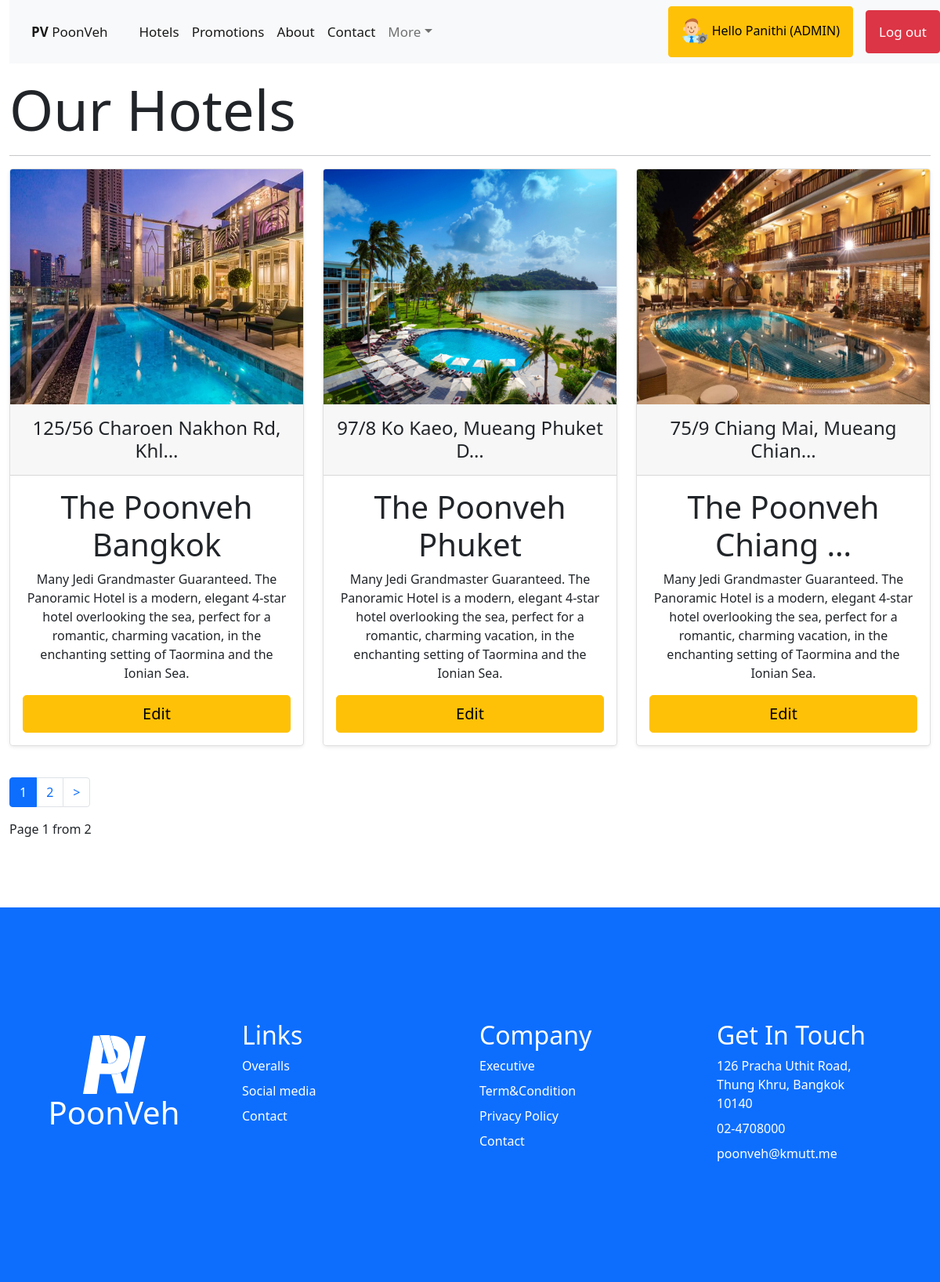
The app's page /hotels/ (signed in) with its own data.
### HotelApp/models.py (models this page shows, shortened)
class Member(models.Model):
    user=models.OneToOneField(User, on_delete=models.CASCADE, null=True, blank=True)
    Member_NIC=models.CharField(max_length=25, null=True, blank=True)
    Member_Tel=models.CharField(max_length=25, null=True, blank=True)
    Member_Point=models.IntegerField(default=0)
    Member_Address=models.TextField(null=True, blank=True)
    Member_Pic=models.ImageField(upload_to='profile', default='profile/default-user.jpg')
    class Meta:
        db_table='member'

class Staff(models.Model):
    member=models.OneToOneField(Member, on_delete=models.CASCADE, null=True, blank=True)
    hotel=models.ForeignKey(Hotel, on_delete=models.CASCADE, null=True, blank=True)
    POONVEH_ROLES=[('ADMIN', 'ADMIN'), ('MANAGER', 'MANAGER'), ('STAFF', 'STAFF')]
    Staff_Position=models.CharField(max_length=10, choices=POONVEH_ROLES, default='STAFF')
    Staff_Start=models.DateField(default=datetime.date.today)
    Staff_Level=models.PositiveSmallIntegerField(default=1)
    Staff_Status=models.BooleanField(default=1)
    class Meta:
        db_table='staff'

class Hotel(models.Model):
    Hotel_Name=models.CharField(max_length=50)
    Hotel_Address=models.TextField()
    Hotel_Detail=models.TextField()
    Hotel_Pic=models.ImageField(upload_to='hotel', default='hotel/default-location.png')
    def __str__(self):
        return "H"+str(self.id)
    class Meta:
        db_table='hotel'

### HotelApp/views.py (the view)
# urls.py: path('hotels/', Hotels, name='hotels-page'),
def Hotels(request):
    allhotel=Hotel.objects.all()   # SELECT * from Hotel
    hotel_per_page=3
    paginator=Paginator(allhotel, hotel_per_page)
    page=request.GET.get('page')   # localhost:800/?page=2
    allhotel=paginator.get_page(page)
    print('count:', len(allhotel))
    context={'AllHotel':allhotel}
    allrow=[]
    row=[]
    for i, p in enumerate(allhotel):
        if i%3 == 0:
            if i!= 0:
                allrow.append(row)
            row=[]
            row.append(p)
        else:
            row.append(p)
    if len(row) != 0:
        allrow.append(row)
    context['AllRow']=allrow
    print("CHECK:", allrow)
    return render(request, 'frontend/hotels.html', context)

### HotelApp/templates/frontend/hotels.html (shortened to what this page needs)
{% extends 'frontend/base2.html' %}
{% load static %}
{% block content %}
    <br><br><br><br>
    <div class ="containerbody">
        <div class = "container-fluid">
            <div class = "display-2">
                Our Hotels
            </div><hr>
            {% for row in AllRow %}
            <div class="row row-cols-1 row-cols-md-3 mb-3 text-center">
                {% for c in row %}
                <div class="col">
                    <div class="card mb-4 rounded-3 shadow-sm">
                        <img class="card-img-top" src="{{c.Hotel_Pic.url}}" width="150" height="300">
                        <div class="card-header py-3">
                            <h4 class="my-0 fw-normal">{{c.Hotel_Address|truncatechars:30}}</h4>
                        </div>
                        <div class="card-body">
                            <h1 class="card-title pricing-card-title">{{c.Hotel_Name|truncatechars:20}}</h1>
                            <p>{{c.Hotel_Detail|truncatechars:210}}</p>
                            {% if user.member.staff.Staff_Position == 'ADMIN' or user.member.staff.Staff_Position == 'MANAGER' %}
                                <a href="{% url 'hotel-detail' c.id %}"><button type="button" class="w-100 btn btn-lg btn-warning">Edit</button></a>
                            {% else %}
                                <a href="{% url 'hotel-detail' c.id %}"><button type="button" class="w-100 btn btn-lg btn-outline-primary">Details</button></a>
                            {% endif %}
                        </div>
                    </div>
                </div>
                {% endfor %}
            </div>
            {% endfor %}
            <ul class="pagination">
                {% if AllHotel.has_previous != True and AllHotel.has_next %}
                    <li class="page-item active"><a class="page-link" href="?page={{AllHotel.number}}">{{AllHotel.number}}</a></li>
                    <li class="page-item"><a class="page-link" href="?page={{AllHotel.number|add:1}}">{{AllHotel.number|add:1}}</a></li>
                    <li class="page-item"><a class="page-link" href="?page={{AllHotel.next_page_number}}">> </a></li>
                {% endif %}
            </ul>
            <p>Page {{AllHotel.number}} from {{AllHotel.paginator.num_pages}}</p>
        </div>
        <br>
    </div>
{% endblock content %}

### HotelApp/templates/frontend/base2.html (shortened to what this page needs)
{% load static %}
<head>
    <link rel="stylesheet" href="{% static 'css/style2.css' %}">
    <link rel="stylesheet" href="{% static 'css/MaterialIcons' %}">
    <link rel="stylesheet" href="{% static 'css/SecularOne' %}">
    <link rel="stylesheet" href="{% static 'css/Inter' %}">
    <link rel="stylesheet" href="{% static 'css/OrelegaOne' %}">
    <link rel="stylesheet" href="{% static 'css/RubikMonoOne' %}">
    <link rel="stylesheet" href="https://cdnjs.cloudflare.com/ajax/libs/font-awesome/4.7.0/css/font-awesome.min.css">
    <link href="{% static 'css/bootstrap.min.css' %}" rel="stylesheet">
</head>
<body>
    <div class = "main">
        <div class="container-fluid">
            <header class="navbar navbar-expand-lg navbar-light bg-light bd-navbar"style="position:fixed">
                <nav class="container-xxl flex-wrap flex-md-nowrap" >
                    <a class="navbar-brand" href="{% url 'home-page' %}"><b>PV</b> PoonVeh</a>
                    <div class="collapse navbar-collapse" id="navbarNavDropdown">
                        <ul class="navbar-nav me-auto mb-2 mb-lg-0">
                            <li class="nav-item">
                                <a class="nav-link active" href="{% url 'hotels-page' %}">Hotels</a>
                            </li>
                            <li class="nav-item">
                                <a class="nav-link active" href="{% url 'promotions-page' %}">Promotions</a>
                            </li>
                            <li class="nav-item">
                                <a class="nav-link active" href="{% url 'about-page' %}">About</a>
                            </li>
                            <li class="nav-item">
                                <a class="nav-link active" href="{% url 'contact-page' %}">Contact</a>
                            </li>
                            {% if user.is_authenticated %}
                                <li class="nav-item dropdown">
                                    <a class="nav-link dropdown-toggle" id="navbarDropdownMenuLink" role="button" data-bs-toggle="dropdown" aria-expanded="false">More</a>
                                </li>
                            </ul>
                                <li>
                                    {% if user.is_staff %}
                                        <a class="btn btn-outline-warning nav-link active" style="font-size:100%" href="{% url 'profile-page' %}">
                                            <img src="{{user.member.Member_Pic.url}}" width="35" height="35" class="rounded-circle">
                                            Hello {{user.first_name}} ({{user.member.staff.Staff_Position}})
                                        </a>
                                    {% else %}
                                        <a class="btn btn-outline-success nav-link active" style="font-size:100%" href="{% url 'profile-page' %}">
                                            <img src="{{user.member.Member_Pic.url}}" width="35" height="35" class="rounded-circle">
                                            Hello {{user.first_name}} (MEMBER)
                                        </a>
                                    {% endif %}
                                </li>&emsp;
                                <a class="btn btn-outline-danger nav-link active" href="{% url 'logout' %}">Log out</a>
                        {% endif %}
                    </div>
                </nav>
            </header>
        </div>
        <div class="containerbody">
        {% block content %}{% endblock content %}
        </div>
        <footer class = "bd-footer py-5 mt-5 bg-primary">
            <div class = "container py-5">
                <div class = "row">
                    <div class = "col display-4 text-white">
                        <center>
                            <br><img src="{% static 'img/logoWhite.svg' %}" width="80">
                            <h1>PoonVeh</h1>
                        </center>
                    </div>
                    <div class="col p-5">
                        <div class = "text-white mb-2">
                            <h2><a style="color:white;" href="{% url 'about-page' %}">Links</a></h2>
                        </div>
                        <div class = "text-white mb-2">
                            Overalls
                        </div>
                        <div class = "text-white mb-2">
                            Social media
                        </div>
                        <div class = "text-white mb-2">
                            Contact
                        </div>
                    </div>
                    <div class = "col p-5">
                        <div class = "text-white mb-2">
                            <h2><a style="color:white;" href="{% url 'about-page' %}">Company</a></h2>
                        </div>
                        <div class = "text-white mb-2">
                            Executive
                        </div>
                        <div class = "text-white mb-2">
                            Term&Condition
                        </div>
                        <div class = "text-white mb-2">
                            Privacy Policy
                        </div>
                        <div class = "text-white mb-2">
                            Contact
                        </div>
                    </div>
                    <div class = "col p-5">
                        <div class = "text-white mb-2">
                            <h2><a style="color:white;" href="{% url 'about-page' %}">Get In Touch</a></h2>
                        </div>
                        <div class = "text-white mb-2">
                            126 Pracha Uthit Road,<br>Thung Khru, Bangkok 10140
                        </div>
                        <div class = "text-white mb-2">
                            02-4708000
                        </div>
                        <div class = "text-white mb-2">
                            poonveh@kmutt.me
                        </div>
                    </div>
                </div>
            </div>
        </footer>
        </div>
</body>

### static/css/style2.css (style rules this page uses)
body { margin:0; }
.navbar { background-color: #333; position: fixed; top: 0; width: 100%; }
.navbar a { float: left; display: block; color: #f2f2f2; text-align: center; padding: 14px 16px; text-decoration: none; font-size: 17px; }
.containerbody { margin: 0 auto; min-width: 992px !important; width: 100%; }
@media (min-width: 576px) { .containerbody { max-width: 540px; } }
@media (min-width: 768px) { .containerbody { max-width: 720px; } }
@media (min-width: 992px) { .containerbody { max-width: 960px; } }
@media (min-width: 1200px) { .containerbody { max-width: 1140px; } }
@media screen and (max-width: 2000px) { .containerbody { max-width: 1440px; } }
@media (min-width: 1200px) { header .container-xxl { max-width: 92.25rem; } }
body { color: rgb(0, 0, 0); background-color: #ffffff; font-family: 'Inter', sans-serif; margin: 0; }
body a { text-decoration: none; }
* { box-sizing: border-box; }
nav { list-style: none; }
a { text-decoration:none; }
.navbar { position: relative; z-index: 1020; }

### records on screen
Hotel: Hotel_Pic (picture), Hotel_Address "125/56 Charoen Nakhon Rd, Khl…", Hotel_Name "The Poonveh Bangkok", Hotel_Detail "Many Jedi Grandmaster Guaranteed. The Panoramic Hotel is a modern, elegant 4-star hotel overlooking the sea, perfect for a romantic, charming vacation, in the enchanting setting of Taormina and the Ionian Sea."
Hotel: Hotel_Pic (picture), Hotel_Address "97/8 Ko Kaeo, Mueang Phuket D…", Hotel_Name "The Poonveh Phuket", Hotel_Detail "Many Jedi Grandmaster Guaranteed. The Panoramic Hotel is a modern, elegant 4-star hotel overlooking the sea, perfect for a romantic, charming vacation, in the enchanting setting of Taormina and the Ionian Sea."
Hotel: Hotel_Pic (picture), Hotel_Address "75/9 Chiang Mai, Mueang Chian…", Hotel_Name "The Poonveh Chiang …", Hotel_Detail "Many Jedi Grandmaster Guaranteed. The Panoramic Hotel is a modern, elegant 4-star hotel overlooking the sea, perfect for a romantic, charming vacation, in the enchanting setting of Taormina and the Ionian Sea."

### other values on screen
{{ user.first_name }} "Panithi"
{{ user.member.staff.Staff_Position }} "ADMIN"
{{ AllHotel.number }} "1"
{{ AllHotel.number|add:1 }} "2"
{{ AllHotel.paginator.num_pages }} "2"
